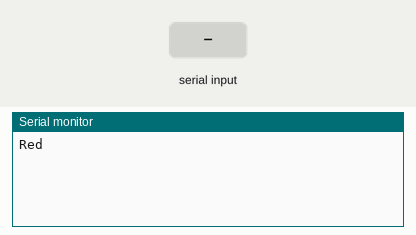
Simulated run of this program. Board: Arduino Nano, built with avr-gcc and run on an emulated ATmega328P. Shown: the last lines printed to the serial monitor. The inputs (shaded band) are chosen by the test bench.

Above: at 1.2 s.
1.3 s: "g" received over Serial
At 2.0 s:
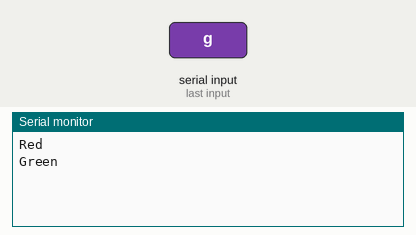
3.0 s: "s" received over Serial
At 4.7 s:
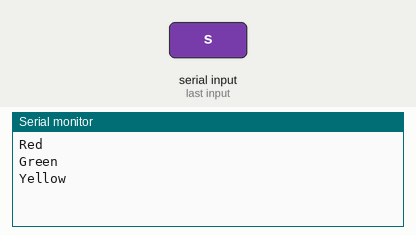

Measured:
- after the input at 1.3 s, the serial monitor: prints a new line after 0.20 s (image 1)
- after the input at 3.0 s, the serial monitor: prints a new line after 0.50 s (image 2)

The program:

main.cpp
```cpp
// #include <Arduino.h>
// #include <avr/delay.h>

// // Use a timer/delay to maintain the correct timing of the transition between the yellow and red states.
// // state = colors, 'r' = red, 'g'= green, 'y' = yellow
// // command go ='g', stop = 's'

// // ----- PART 2 -----
// char state = 'r';
// char command = 's'; // for incoming serial data go/stop
// int timer = 0;

// void setup()
// {
// 	Serial.begin(9600); // opens serial port, sets data rate to 9600 bps
// }

// void loop()
// {
// 	// send data only when you receive data:
// 	if (Serial.available() > 0)
// 	{
// 		// read the incoming byte: read the go/start command
// 		command = Serial.read();

// 		// say what you got:
// 		Serial.print("I received: ");
// 		Serial.println(command);
// 	}
// 	switch (state)
// 	{
// 	case 'r':
// 		if (command == 's')
// 		{
// 			Serial.println("red light");
// 		}
// 		if (command == 'g')
// 		{
// 			Serial.println("green light ON");
// 			state = 'g';
// 		}
// 		break;
// 	case 'g':
// 		if (command == 'g')
// 		{
// 			Serial.println("green light");
// 		}
// 		if (command == 's')
// 		{
// 			// Yellow light on
// 			state = 'y';
// 			timer = 10;
// 		}
// 		break;
// 	case 'y':
// 		if (timer <= 10)
// 		{
// 			Serial.println("Yellow light");
// 			timer--;
// 		}
// 		if (command == 's' || command == 'g')
// 		{
// 			Serial.println("Yellow light");
// 		}
// 		if (timer == 0)
// 		{
// 			state = 'r';
// 			command = 's';
// 			Serial.println("Time out");
// 		}
// 		break;
// 	default:
// 		Serial.println("ERROR");
// 	}

// 	_delay_ms(500);
// }

// -------- PART 3 -----------

#include <Arduino.h>
#include <avr/delay.h>
#include "states.h"

Context *context;
char input;

void setup()
{
	Serial.begin(9600);
	context = new Context(new Red);
}

void loop()
{
	input = Serial.read();
	if(input == 'g')
	{
		context->Go();
	}
	if(input == 's')
	{
		context->Stop();
	}

	_delay_ms(500);
}
```

states.h
```cpp
#include <Arduino.h>

class Context;

class State
{

protected:
	Context *context_;

public:
	virtual ~State()
	{
	}

	void set_context(Context *context)
	{
		this->context_ = context;
	}

	virtual void on_do() = 0;

	virtual void on_entry() = 0;

	virtual void on_exit() = 0;

	virtual void on_go() = 0;

	virtual void on_stop() = 0;
};

class Context
{
	/**
	 * @var State A reference to the current state of the Context.
	 */

private:
	State *state_;

public:
	Context(State *state) : state_(nullptr)
	{
		this->transition_to(state);
	}

	~Context()
	{
		delete state_;
	}

	/**
	 * The Context allows changing the State object at runtime.
	 */

	void transition_to(State *state)
	{
		if (this->state_ != nullptr)
		{
			this->state_->on_exit();
			delete this->state_;
		}

		this->state_ = state;

		this->state_->set_context(this);

		this->state_->on_entry();
	}

	/**
	 * The Context delegates part of its behavior to the current State object.
	 */

	void do_work()
	{
		this->state_->on_do();
	}

	void Go()
	{
		this->state_->on_go();
	}

	void Stop()
	{
		this->state_->on_stop();
	}
};

class Red : public State
{
public:
	void on_do() override{}

	void on_entry() override;

	void on_exit() override
	{
	}

	void on_go() override;

	void on_stop() override;
};

class Yellow : public State
{
public:
	void on_do() override {}

	void on_entry() override;

	void on_exit() override {}

	void on_go() override{}

	void on_stop() override{}
};

class Green : public State
{
public:
	void on_do() override
	{
	}

	void on_entry() override;

	void on_exit() override
	{
	}

	void on_go() override;

	void on_stop() override;
};
```

timer_msec.h
```cpp
#include <stdint.h> //to import for uint

class Timer_msec
{
    public:
        Timer_msec();
        void init(int);
        void init(int period, float duty_cycle);
        void set(float duty_cycle);
};
```

states.cpp
```cpp
#include "states.h"

// class Context;

void Red::on_entry()
{
  // optionally do something on transition
  Serial.println("Red");
}

void Red::on_go()
{
  // optionally do something on transition
  this->context_->transition_to(new Green);
}

void Red::on_stop()
{
  // optionally do something on transition
  this->context_->transition_to(new Red);
}

// void Yellow::on_go()
// {
//   // optionally do something on transition
// }

// void Yellow::on_stop()
// {
//   // optionally do something on transition
// }

void Yellow::on_entry()
{
  // optionally do something on transition
	Serial.println("Yellow");
	delay(5000);
	this->context_->transition_to(new Red);
}

void Green::on_go()
{
  // optionally do something on transition
  this->context_->transition_to(new Green);
}

void Green::on_stop()
{
  // optionally do something on transition
  this->context_->transition_to(new Yellow);
}

void Green::on_entry()
{
  // optionally do something on transition
  Serial.println("Green");
}
```

timer_msec.cpp
```cpp
#include "timer_msec.h"
#include <avr/io.h>
#include <avr/interrupt.h>

// PART 1
Timer_msec::Timer_msec()
{
}

// First initializing timer
void Timer_msec::init(int period_ms)
{
    // this code sets up timer1 for a 1s @ 16Mhz Clock (mode 4)
    // counting 16000000/1024 cycles of a clock prescaled by 1024
    // Time period for one cycle = 1024/16000000 = 64microsec
    // to find the number of counts to reach 1000ms we calculate 1000ms/64*10-3 = 15625. The counter
    // needs to reach 15625-1 in order to get 1000ms.
    // therefor register OCR1A is interrupted for every period_ms with this equation =
    // period_ms*10^-3 * 16*10^6 /1024 -1 = period_ms * 16000 / 1024 -1
    TCCR1A = 0; // set timer1 to normal operation (all bits in control registers A and B set to zero)
    TCCR1B = 0; //
    TCNT1 = 0; // initialize counter value to 0

    OCR1A = (period_ms * 16000.0 / 1024 - 1); // if * 2 þá blinks on 1/2 sek on off PRESCALING timer 1A
    // assign target count to compare register A (must be less than 65536)
    TCCR1B |= (1 << WGM12); // clear the timer on compare match A
    TIMSK1 |= (1 << OCIE1A); // set interrupt on compare match A
    TCCR1B |= (1 << CS12) | (1 << CS10); // set prescaler to 1024 and start the timer
}

// PART 2
void Timer_msec::init(int period_ms, float duty_cycle)
{
    // this code sets up timer1 for a 1s @ 16Mhz Clock (mode 4)
    // counting 16000000/1024 cycles of a clock prescaled by 1024
    TCCR1A = 0; // set timer1 to normal operation (all bits in control registers A and B set to zero)
    TCCR1B = 0; //
    TCNT1 = 0; // initialize counter value to 0 (resetting the timer value)
    OCR1A = (period_ms * 16000.0/1024 - 1);
    OCR1B = OCR1A * duty_cycle;
    // assign target count to compare register A (must be less than 65536)
    TCCR1B |= (1 << WGM12); // clear the timer on compare match A
    TIMSK1 |= (1 << OCIE1A); // set interrupt on compare match A
    TIMSK1 |= (1 << OCIE1B); // interrupt on compare match B
    TCCR1B |= (1 << CS12) | (1 << CS10); // set prescaler to 1024 and start the timer
}


// PART 3
void Timer_msec::set(float duty_cycle)
{
    OCR1B = duty_cycle*OCR1A;
}
```
